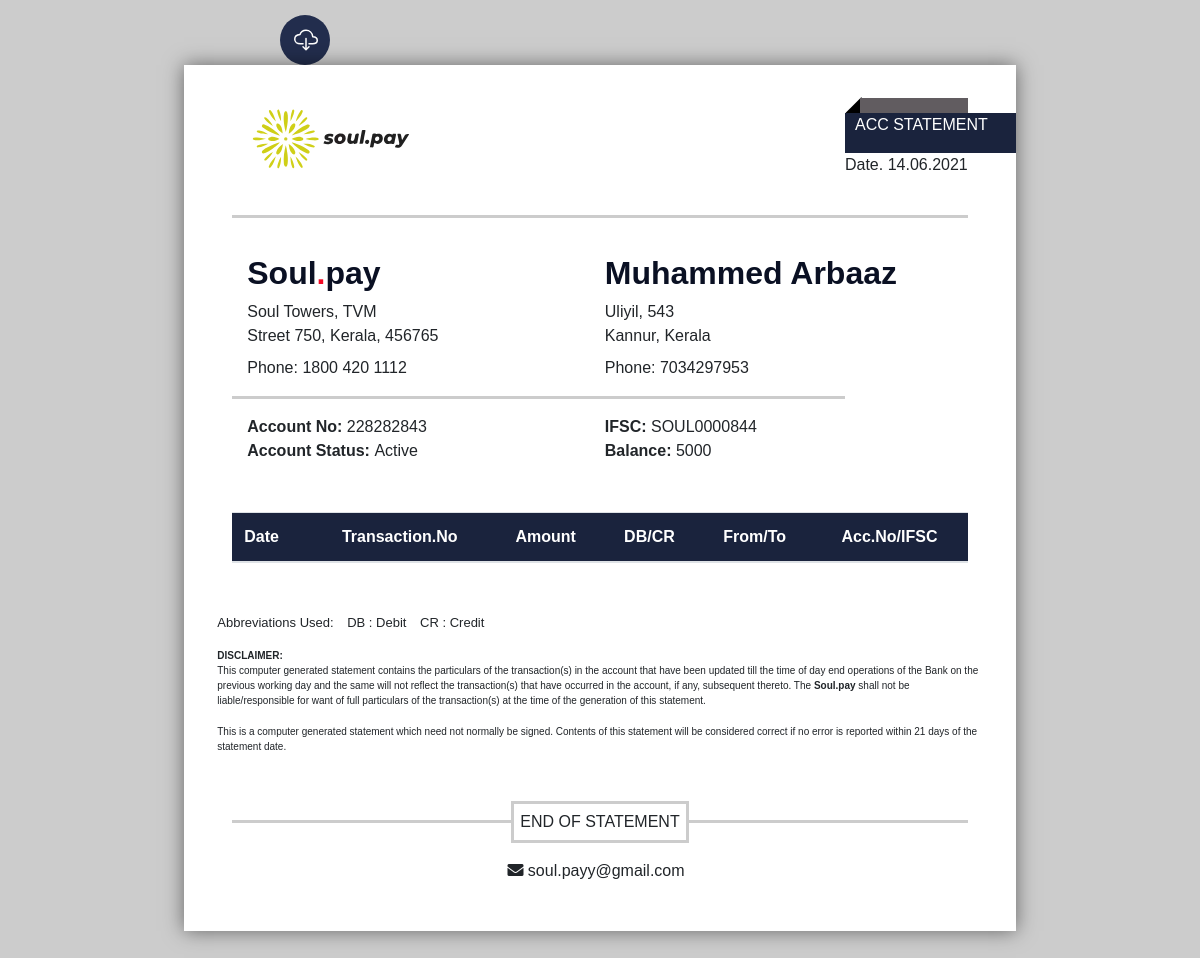
/allstatement.php (signed in), run on the app's committed database.
### tables this page shows
CREATE TABLE `users` (
  `user_id` int(5) NOT NULL,
  `user_firstname` varchar(100) NOT NULL,
  `user_lastname` varchar(100) NOT NULL,
  `user_dob` varchar(50) DEFAULT NULL,
  `user_phone` varchar(50) NOT NULL,
  `user_email` varchar(100) NOT NULL,
  `user_pwd` varchar(260) NOT NULL,
  `user_pin` varchar(260) DEFAULT NULL,
  `user_aadharno` varchar(13) NOT NULL,
  `user_accountno` varchar(100) NOT NULL,
  `user_balance` float DEFAULT NULL,
  `user_ifsc` varchar(15) DEFAULT NULL,
  `user_nationality` varchar(100) DEFAULT NULL,
  `user_houseno` varchar(50) DEFAULT NULL,
  `use_street` varchar(50) DEFAULT NULL,
  `user_district` varchar(50) DEFAULT NULL,
  `user_state` varchar(50) DEFAULT NULL,
  `user_creation` timestamp NULL DEFAULT current_timestamp(),
  `user_accountstate` varchar(50) DEFAULT NULL,
  `user_aadharfrontname` varchar(200) DEFAULT NULL,
  `user_aadharfrontsize` bigint(20) DEFAULT NULL,
  `user_aadharbackname` varchar(200) DEFAULT NULL,
  `user_aadharbacksize` bigint(20) DEFAULT NULL,
  `user_pincode` int(7) DEFAULT NULL
);

CREATE TABLE `accounts` (
  `user_id` int(5) NOT NULL,
  `date_opened` timestamp NOT NULL DEFAULT current_timestamp(),
  `currency` varchar(16) NOT NULL,
  `user_email` varchar(64) NOT NULL,
  `user_lastname` varchar(64) NOT NULL,
  `user_firstname` varchar(32) NOT NULL,
  `user_accountno` varchar(16) NOT NULL,
  `user_ifsc` varchar(32) NOT NULL,
  `limit_per_day_transfer` varchar(10) NOT NULL,
  `amounts_transferred` varchar(10) NOT NULL,
  `amounts_from_reserve` varchar(5) NOT NULL,
  `amounts_from_others` varchar(10) NOT NULL,
  `user_balance` float NOT NULL,
  `user_accounttype` varchar(8) NOT NULL,
  `otp` varchar(4) NOT NULL,
  `otptime` datetime NOT NULL
);

### allstatement.php (the view, shortened to what this page needs)
<!doctype html>
<html lang="en">
  <head>
    <link rel="stylesheet" href="https://maxcdn.bootstrapcdn.com/bootstrap/4.0.0/css/bootstrap.min.css">
    <link rel="stylesheet" href="https://cdnjs.cloudflare.com/ajax/libs/font-awesome/5.15.1/css/all.min.css">
    <link rel="stylesheet" href="CSS/pdf.css">
</head>
<body>
<?php
        if (class_exists('DATABASE_CONNECT'))
        {
            $obj_conn  = new DATABASE_CONNECT;
            $host = $obj_conn->connect[0];
            $user = $obj_conn->connect[1];
            $pass = $obj_conn->connect[2];
            $db   = $obj_conn->connect[3];
            $conn = new mysqli($host,$user,$pass,$db);
            if ($conn->connect_error)
            {
                die ("Cannot connect " .$conn->connect_error);
            }
            else
            {
                $email = $_SESSION["user_email"];
                $sql = "select * from users where user_email = '$email'";
                $result = $conn->query($sql);
                $row = $result->fetch_assoc();
                $sql2 = "select user_balance from accounts where user_email = '$email'";
                $result2 = $conn->query($sql2);
                $row2 = $result2->fetch_assoc();
    ?>
<button type="button" class="button" onclick="printDiv('printarea')" style="margin-left: 280px;">
  <span class="button__icon">
    <ion-icon name="cloud-download-outline"></ion-icon>
  </span>
</button>
    <div class="my-5 page" size="A4" id="printarea" style="width: 22cm;">
        <div class="p-5">
            <section class="top-content bb d-flex justify-content-between">
                <div class="logo">
                    <img src="Assets/images/photo3.svg" alt="" class="img-fluid">
                </div>
                <div class="top-left">
                    <div class="graphic-path">
                        <p>Acc Statement</p>
                    </div>
                    <div class="position-relative">
                        <p>Date. <span><?php echo date("d.m.Y"); ?></span></p>
                    </div>
                </div>
            </section>
            <section class="store-user mt-5">
                <div class="col-10">
                    <div class="row bb pb-3">
                        <div class="col-7">
                            <h2>Soul<span class="span-primary-color">.</span>pay</h2>
                            <p class="address"> Soul Towers, TVM <br> Street 750, Kerala, 456765</p>
                            <div class="txn mt-2">Phone: 1800 420 1112</div>
                        </div>
                        <div class="col-5">
                            <h2><?php echo $row['user_firstname'] . " " . $row['user_lastname']?></h2>
                            <p class="address"> <?php echo $row['use_street'] . ", " . $row['user_houseno']?><br>
                            <?php echo $row['user_district'] . ", " . $row['user_state']?></p>
                            <div class="txn mt-2">Phone: <?php echo $row['user_phone']?></div>
                        </div>
                    </div>
                    <div class="row extra-info pt-3">
                        <div class="col-7">
                            <p>Account No: <span> <?php echo $row['user_accountno']?></span></p>
                            <p>Account Status: <span>Active</span></p>
                        </div>
                        <div class="col-5">
                            <p>IFSC: <span><?php echo $row['user_ifsc']?></span></p>
                            <p>Balance: <span><?php echo $row2['user_balance']?></span></p>
                        </div>
                    </div>
                </div>
            </section>
            <section class="product-area mt-4">
                <table class="table table-hover" style="margin-bottom:50px;">
                    <thead>
                        <tr>
                        <th>Date</th>
                                <th>Transaction.No</th>
                                <th>Amount</th>
                                <th>DB/CR</th>
                                <th>From/To</th>
                                <th>Acc.No/IFSC</th>
                        </tr>
                    </thead>
                </table>
                <?php
                        }
                    }
                        ?>
            </section>
            <div align="left" style="margin-left:-15px; font-size:13px; margin-bottom: 15px">
                    Abbreviations Used:
                    <span style="margin-left:10px">DB : Debit</span>
                    <span style="margin-left:10px">CR : Credit</span>
                </div>
                <div class="row">
                        <p class="m-0 font-weight-bold" style="font-size: 10px;"> DISCLAIMER: </p>
                        <p style="font-size: 10px;">This computer generated statement contains the particulars of the transaction(s) in the account that have been updated till the time of day end operations of the Bank on the
previous working day and the same will not reflect the transaction(s) that have occurred in the account, if any, subsequent thereto. The <span style="font-weight: 700;"> Soul.pay</span> shall not be liable/responsible for want of full
particulars of the transaction(s) at the time of the generation of this statement.</p>
                        <p style="font-size: 10px;">This is a computer generated statement which need not normally be signed. Contents of this statement will be considered correct if no error is reported within 21 days of the statement date.</p>
                </div>
            <div class="footer">
                <p class="m-0 text-center">
                    END OF STATEMENT
                </p>
                <div class="social pt-3">
                    <span class="pr-2">
                        <i class="fas fa-envelope"></i>
                        <span>soul.payy@gmail.com</span>
                    </span>
                </div>
            </div>
        </div>
    </div>
</body></html>

### CSS/pdf.css (style rules this page uses)
:root { --body-bg: rgb(204, 204, 204); --white: #ffffff; --darkWhite: #ccc; --black: #000000; --dark: #615c60; --themeColor: #1a233d; --pageShadow: 0 0 0.5cm rgba(0, 0, 0, 0.5); }
body { background-color: var(--body-bg); font-family: Manrope, sans-serif; }
.button { display: flex; height: 50px; width: 50px; padding: 0; margin-top: 15px; margin-left: 300px; background: #253153; border: none !important; outline: none !important; border-radius: 50%; overflow: hidden; font-family: "Quicksand", sans-serif; font-size: 16px; font-weight: 500; cursor: pointer; }
.button__icon { display: inline-flex; align-items: center; padding: 0 13.5px; color: #fff; height: 100%; }
.button__icon { font-size: 1.5em; background: rgba(0, 0, 0, 0.08); }
.p-5 { padding-top: 0 !important; }
.page { background: var(--white); display: block; margin: 0 auto; margin-top: 0 !important; position: relative; box-shadow: var(--pageShadow); }
.page[size="A4"] { width: 21cm; height: auto; overflow: hidden; }
.bb { border-bottom: 3px solid var(--darkWhite); }
.span-primary-color { color: #f20823; }
.logo img { height: 150px; }
.top-left { margin-top: 48px; }
.top-left p { margin: 0; }
.col-5 { white-space: nowrap; }
.top-left .graphic-path { height: 40px; position: relative; }
.top-left .graphic-path::before { content: ""; height: 20px; background-color: var(--dark); position: absolute; left: 15px; right: 0; top: -15px; z-index: 2; }
.top-left .graphic-path::after { content: ""; height: 22px; width: 17px; background: var(--black); position: absolute; top: -13px; left: 6px; transform: rotate(45deg); }
.top-left .graphic-path p { color: var(--white); height: 40px; left: 0; right: -100px; text-transform: uppercase; background-color: var(--themeColor); font: 26px; z-index: 3; position: absolute; padding-left: 10px; }
.store-user { margin-top: 36px !important; padding-bottom: 25px; }
.store-user p { margin: 0; font-weight: 600; }
.store-user .address { font-weight: 400; }
.store-user h2 { font-size:2em; font-weight:bold; color: #0a1023; }
.extra-info p span { font-weight: 400; }
thead { color: var(--white); background: var(--themeColor); }
.table td, .table th { text-align: center; vertical-align: middle; }
tr th:first-child, tr td:first-child { text-align: left; }
.footer { margin-top: 50px; text-align: center; bottom: 30px; left: 75px; }
.footer p { padding: 6px; border: 3px solid var(--darkWhite); background-color: var(--white); display: inline-block; }

### data on the page
users: user_firstname "Muhammed", user_lastname "Arbaaz", use_street "Uliyil", user_houseno "543", user_district "Kannur", user_state "Kerala", user_phone "7034297953", user_accountno "228282843", user_ifsc "SOUL0000844"
accounts: user_balance "5000"
